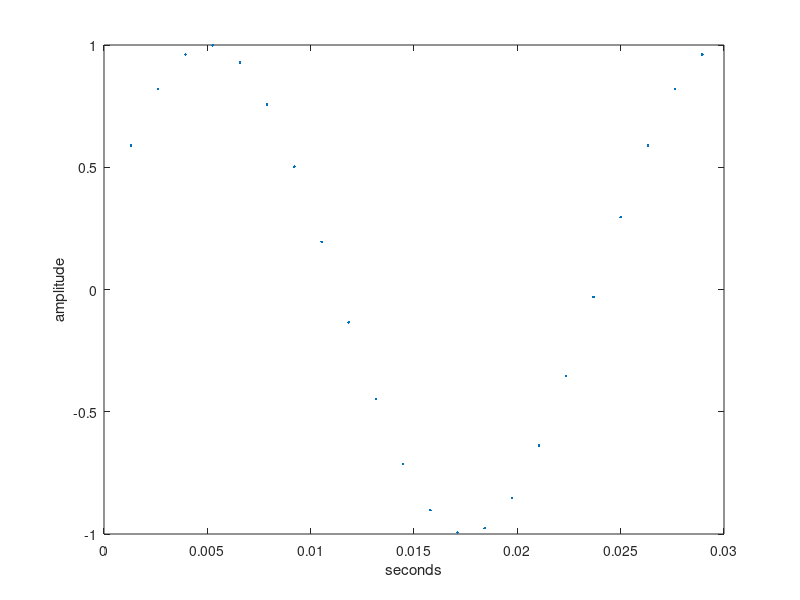

The MATLAB source for this figure:
% sine840hz.m generate 840 Hz sine wave with sampling rate fs=1/Tu     f=800;                       % frequency of wavetime=0.03;                   % total time in secondsTu=1/760;                  % sampling intervalt=Tu:Tu:time;                % define a "time" vector w=sin(2*pi*f*t + 0.3);       % define the sine wave  plot(t,w,'.');               % plot the sine vs. timexlabel('seconds')            % label the x axisylabel('amplitude')          % label the y axis